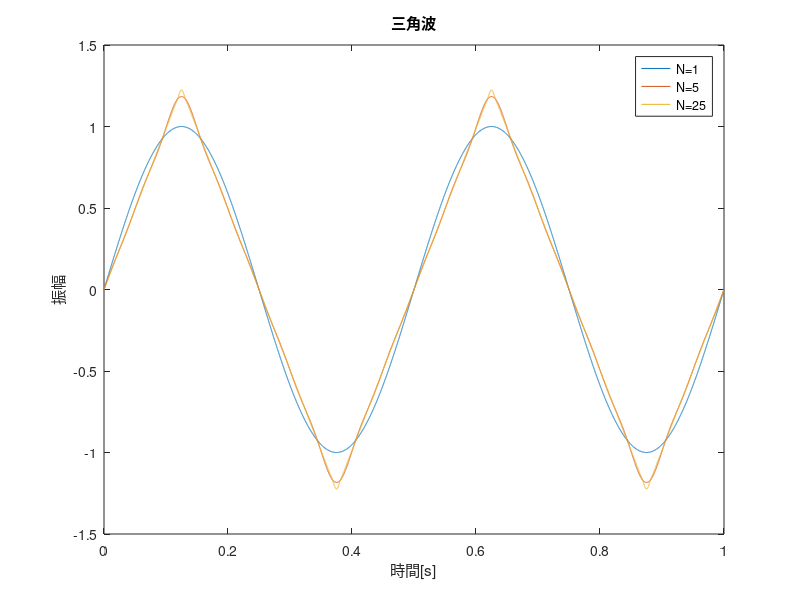

The MATLAB source for this figure:
clear;
Fs=16000;               % sampling rate = 16kHz
y1 = 0;
y2 = 0;
y3 = 0;
t=([0:Fs-1]/Fs);        % 1sec
f0 = 2*pi/0.5;          % cycle = 0.5s

for k=1:1
    y=(-1)^(k-1)/(2*k-1)^2*sin((2*k-1)*f0*t);    
    y1 = y1 + y;        % triangle wave, N = 1
end

for k=1:5
    y=(-1)^(k-1)/(2*k-1)^2*sin((2*k-1)*f0*t);    
    y2 = y2 + y;        % triangle wave, N = 5
end

for k=1:25
    y=(-1)^(k-1)/(2*k-1)^2*sin((2*k-1)*f0*t);    
    y3 = y3 +y;         % triangle wave, N = 25
end

% plots from here
plot(t,y1,t,y2,t,y3);
legend('N=1','N=5','N=25');
xlabel('時間[s]');
ylabel('振幅');
title('三角波');

